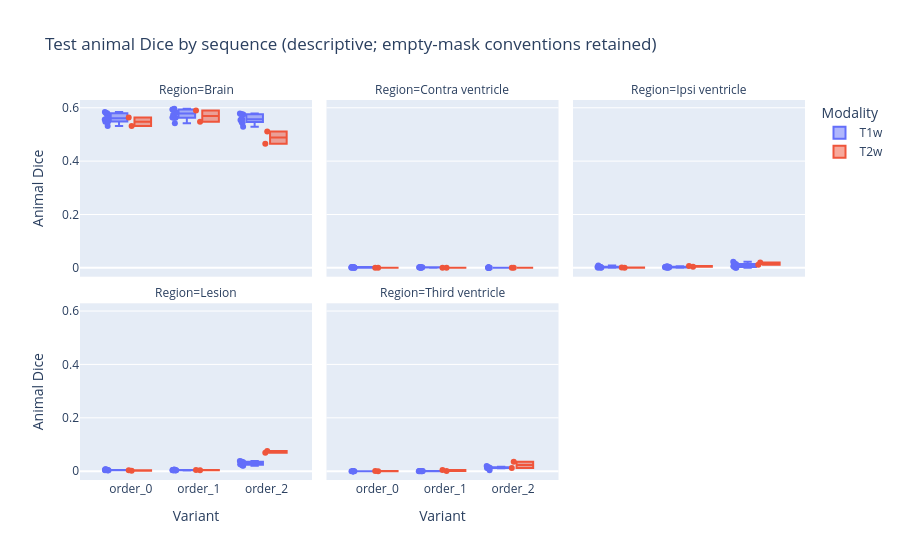

The notebook cell saved with this chart:
### Markdown cell above
## 6. Separate T1w/T2w and affected/unaffected scans

The tables below average scans within animals and keep seeds separate. They
show Dice by MRI sequence and whether target resampling actually occurred.
Inspect the individual points and counts: a pooled D1 average can dilute an
effect confined to anisotropic T2w inputs. Empty-reference Dice conventions
remain visible in the saved full-volume CSV, alongside boundary statuses.

### Code cell
if test_tables is not None:
    measurements = pd.read_csv(metric_file)
    audit_file = RESULTS_DIR / "resampling_audit.csv"
    if not audit_file.is_file():
        raise FileNotFoundError("Select the study's saved resampling_audit.csv for sequence-specific interpretation")
    saved_audit = pd.read_csv(audit_file)
    join_keys = ["Subject", "Scan", "Dataset"]
    audit_columns = [*join_keys, "ResamplingNeeded"]
    measurements = measurements.merge(saved_audit[audit_columns], on=join_keys, how="left", validate="many_to_one")
    if measurements["ResamplingNeeded"].isna().any():
        raise ValueError("Some measured scans are missing from the saved grid audit")

    test_dice = measurements.loc[measurements["DatasetRole"].eq("test") & measurements["Metric"].eq("Dice")].copy()
    grouping = ["Variant", "Seed", "Modality", "ResamplingNeeded", "Head", "Region"]
    animal_dice = test_dice.groupby([*grouping, "Subject"], dropna=False)["Value"].mean().reset_index()
    sequence_summary = animal_dice.groupby(grouping, dropna=False).agg(
        Animals=("Value", "count"), MeanDice=("Value", "mean"), SDDice=("Value", "std"),
    ).reset_index()
    display(sequence_summary)
    sequence_figure = px.box(
        animal_dice, x="Variant", y="Value", color="Modality", facet_col="Region",
        facet_col_wrap=3, points="all", hover_data=["Subject", "Seed", "ResamplingNeeded"],
        title="Test animal Dice by sequence (descriptive; empty-mask conventions retained)",
        labels={"Value": "Animal Dice"},
    )
    sequence_figure.show(renderer="vscode")

### Figure 1 — Plotly figure (JSON) as saved in the notebook; plotly's stock layout.template omitted (floating-point values rounded to 4 significant figures)
{"data": [{"alignmentgroup": "True", "boxpoints": "all", "customdata": [["D1/SUBJ_0001", 42, true], ["D1/SUBJ_0003", 42, true], ["D1/SUBJ_0025", 42, true], ["D1/SUBJ_0026", 42, true], ["D1/SUBJ_0029", 42, true], ["D1/SUBJ_0034", 42, true], ["D1/SUBJ_0038", 42, true], ["D1/SUBJ_0053", 42, true], ["D1/SUBJ_0072", 42, true], ["D1/SUBJ_0083", 42, true], ["D1/SUBJ_0001", 42, true], ["D1/SUBJ_0003", 42, true], ["D1/SUBJ_0025", 42, true], ["D1/SUBJ_0026", 42, true], ["D1/SUBJ_0029", 42, true], ["D1/SUBJ_0034", 42, true], ["D1/SUBJ_0038", 42, true], ["D1/SUBJ_0053", 42, true], ["D1/SUBJ_0072", 42, true], ["D1/SUBJ_0083", 42, true], ["D1/SUBJ_0001", 42, true], ["D1/SUBJ_0003", 42, true], ["D1/SUBJ_0025", 42, true], ["D1/SUBJ_0026", 42, true], ["D1/SUBJ_0029", 42, true], ["D1/SUBJ_0034", 42, true], ["D1/SUBJ_0038", 42, true], ["D1/SUBJ_0053", 42, true], ["D1/SUBJ_0072", 42, true], ["D1/SUBJ_0083", 42, true]], "hovertemplate": "Modality=T1w<br>Region=Brain<br>Variant=%{x}<br>Animal Dice=%{y}<br>Subject=%{customdata[0]}<br>Seed=%{customdata[1]}<br>ResamplingNeeded=%{customdata[2]}<extra></extra>", "legendgroup": "T1w", "marker": {"color": "#636efa"}, "name": "T1w", "notched": false, "offsetgroup": "T1w", "orientation": "v", "showlegend": true, "type": "box", "x": ["order_0", "order_0", "order_0", "order_0", "order_0", "order_0", "order_0", "order_0", "order_0", "order_0", "order_1", "order_1", "order_1", "order_1", "order_1", "order_1", "order_1", "order_1", "order_1", "order_1", "order_2", "order_2", "order_2", "order_2", "order_2", "order_2", "order_2", "order_2", "order_2", "order_2"], "x0": " ", "xaxis": "x4", "y": [0.5782, 0.5802, 0.5792, 0.5321, 0.5479, 0.5564, 0.5645, 0.5484, 0.5838, 0.5577, 0.5934, 0.5938, 0.5933, 0.5424, 0.5627, 0.5735, 0.5825, 0.5622, 0.5959, 0.5632, 0.577, 0.5761, 0.5745, 0.5286, 0.542, 0.5568, 0.5568, 0.5467, 0.578, 0.5546], "y0": " ", "yaxis": "y4"}, {"alignmentgroup": "True", "boxpoints": "all", "customdata": [["D1/SUBJ_0001", 42, true], ["D1/SUBJ_0003", 42, true], ["D1/SUBJ_0025", 42, true], ["D1/SUBJ_0026", 42, true], ["D1/SUBJ_0029", 42, true], ["D1/SUBJ_0034", 42, true], ["D1/SUBJ_0038", 42, true], ["D1/SUBJ_0053", 42, true], ["D1/SUBJ_0072", 42, true], ["D1/SUBJ_0083", 42, true], ["D1/SUBJ_0001", 42, true], ["D1/SUBJ_0003", 42, true], ["D1/SUBJ_0025", 42, true], ["D1/SUBJ_0026", 42, true], ["D1/SUBJ_0029", 42, true], ["D1/SUBJ_0034", 42, true], ["D1/SUBJ_0038", 42, true], ["D1/SUBJ_0053", 42, true], ["D1/SUBJ_0072", 42, true], ["D1/SUBJ_0083", 42, true], ["D1/SUBJ_0001", 42, true], ["D1/SUBJ_0003", 42, true], ["D1/SUBJ_0025", 42, true], ["D1/SUBJ_0026", 42, true], ["D1/SUBJ_0029", 42, true], ["D1/SUBJ_0034", 42, true], ["D1/SUBJ_0038", 42, true], ["D1/SUBJ_0053", 42, true], ["D1/SUBJ_0072", 42, true], ["D1/SUBJ_0083", 42, true]], "hovertemplate": "Modality=T1w<br>Region=Contra ventricle<br>Variant=%{x}<br>Animal Dice=%{y}<br>Subject=%{customdata[0]}<br>Seed=%{customdata[1]}<br>ResamplingNeeded=%{customdata[2]}<extra></extra>", "legendgroup": "T1w", "marker": {"color": "#636efa"}, "name": "T1w", "notched": false, "offsetgroup": "T1w", "orientation": "v", "showlegend": false, "type": "box", "x": ["order_0", "order_0", "order_0", "order_0", "order_0", "order_0", "order_0", "order_0", "order_0", "order_0", "order_1", "order_1", "order_1", "order_1", "order_1", "order_1", "order_1", "order_1", "order_1", "order_1", "order_2", "order_2", "order_2", "order_2", "order_2", "order_2", "order_2", "order_2", "order_2", "order_2"], "x0": " ", "xaxis": "x5", "y": [0.00138, 0.001147, 0.001067, 0.0008694, 0.001743, 0.003108, 0.000885, 0.00298, 0.0001508, 0.003012, 0.002162, 0.00147, 0.002479, 0.001168, 0.002236, 0.002076, 0.0027, 0.002226, 0.0008191, 0, 0, 0, 0, 0, 0, 0.002299, 0.002754, 0, 0, 0], "y0": " ", "yaxis": "y5"}, {"alignmentgroup": "True", "boxpoints": "all", "customdata": [["D1/SUBJ_0001", 42, true], ["D1/SUBJ_0003", 42, true], ["D1/SUBJ_0025", 42, true], ["D1/SUBJ_0026", 42, true], ["D1/SUBJ_0029", 42, true], ["D1/SUBJ_0034", 42, true], ["D1/SUBJ_0038", 42, true], ["D1/SUBJ_0053", 42, true], ["D1/SUBJ_0072", 42, true], ["D1/SUBJ_0083", 42, true], ["D1/SUBJ_0001", 42, true], ["D1/SUBJ_0003", 42, true], ["D1/SUBJ_0025", 42, true], ["D1/SUBJ_0026", 42, true], ["D1/SUBJ_0029", 42, true], ["D1/SUBJ_0034", 42, true], ["D1/SUBJ_0038", 42, true], ["D1/SUBJ_0053", 42, true], ["D1/SUBJ_0072", 42, true], ["D1/SUBJ_0083", 42, true], ["D1/SUBJ_0001", 42, true], ["D1/SUBJ_0003", 42, true], ["D1/SUBJ_0025", 42, true], ["D1/SUBJ_0026", 42, true], ["D1/SUBJ_0029", 42, true], ["D1/SUBJ_0034", 42, true], ["D1/SUBJ_0038", 42, true], ["D1/SUBJ_0053", 42, true], ["D1/SUBJ_0072", 42, true], ["D1/SUBJ_0083", 42, true]], "hovertemplate": "Modality=T1w<br>Region=Ipsi ventricle<br>Variant=%{x}<br>Animal Dice=%{y}<br>Subject=%{customdata[0]}<br>Seed=%{customdata[1]}<br>ResamplingNeeded=%{customdata[2]}<extra></extra>", "legendgroup": "T1w", "marker": {"color": "#636efa"}, "name": "T1w", "notched": false, "offsetgroup": "T1w", "orientation": "v", "showlegend": false, "type": "box", "x": ["order_0", "order_0", "order_0", "order_0", "order_0", "order_0", "order_0", "order_0", "order_0", "order_0", "order_1", "order_1", "order_1", "order_1", "order_1", "order_1", "order_1", "order_1", "order_1", "order_1", "order_2", "order_2", "order_2", "order_2", "order_2", "order_2", "order_2", "order_2", "order_2", "order_2"], "x0": " ", "xaxis": "x6", "y": [0.002908, 0.002918, 0.004121, 0.001281, 0.004637, 0.008713, 0.00308, 0.004646, 0, 0.0002413, 0.002201, 0.003525, 0.003946, 0.001706, 0.005925, 0.004098, 0.00293, 0.00402, 0, 0, 0.005804, 0.009032, 0.009494, 0.01921, 0.01471, 0.02326, 0.0133, 0.002784, 0, 0], "y0": " ", "yaxis": "y6"}, {"alignmentgroup": "True", "boxpoints": "all", "customdata": [["D1/SUBJ_0001", 42, true], ["D1/SUBJ_0003", 42, true], ["D1/SUBJ_0025", 42, true], ["D1/SUBJ_0026", 42, true], ["D1/SUBJ_0029", 42, true], ["D1/SUBJ_0034", 42, true], ["D1/SUBJ_0038", 42, true], ["D1/SUBJ_0053", 42, true], ["D1/SUBJ_0072", 42, true], ["D1/SUBJ_0083", 42, true], ["D1/SUBJ_0001", 42, true], ["D1/SUBJ_0003", 42, true], ["D1/SUBJ_0025", 42, true], ["D1/SUBJ_0026", 42, true], ["D1/SUBJ_0029", 42, true], ["D1/SUBJ_0034", 42, true], ["D1/SUBJ_0038", 42, true], ["D1/SUBJ_0053", 42, true], ["D1/SUBJ_0072", 42, true], ["D1/SUBJ_0083", 42, true], ["D1/SUBJ_0001", 42, true], ["D1/SUBJ_0003", 42, true], ["D1/SUBJ_0025", 42, true], ["D1/SUBJ_0026", 42, true], ["D1/SUBJ_0029", 42, true], ["D1/SUBJ_0034", 42, true], ["D1/SUBJ_0038", 42, true], ["D1/SUBJ_0053", 42, true], ["D1/SUBJ_0072", 42, true], ["D1/SUBJ_0083", 42, true]], "hovertemplate": "Modality=T1w<br>Region=Lesion<br>Variant=%{x}<br>Animal Dice=%{y}<br>Subject=%{customdata[0]}<br>Seed=%{customdata[1]}<br>ResamplingNeeded=%{customdata[2]}<extra></extra>", "legendgroup": "T1w", "marker": {"color": "#636efa"}, "name": "T1w", "notched": false, "offsetgroup": "T1w", "orientation": "v", "showlegend": false, "type": "box", "x": ["order_0", "order_0", "order_0", "order_0", "order_0", "order_0", "order_0", "order_0", "order_0", "order_0", "order_1", "order_1", "order_1", "order_1", "order_1", "order_1", "order_1", "order_1", "order_1", "order_1", "order_2", "order_2", "order_2", "order_2", "order_2", "order_2", "order_2", "order_2", "order_2", "order_2"], "x0": " ", "xaxis": "x", "y": [0.004389, 0.004163, 0.007148, 0.003828, 0.004515, 0.002322, 0.003195, 0.004254, 0.004263, 0.007, 0.003991, 0.003493, 0.005672, 0.003201, 0.003944, 0.0022, 0.003169, 0.003427, 0.003408, 0.005902, 0.03831, 0.02637, 0.03615, 0.03168, 0.02435, 0.02939, 0.03363, 0.02089, 0.02064, 0.03491], "y0": " ", "yaxis": "y"}, {"alignmentgroup": "True", "boxpoints": "all", "customdata": [["D1/SUBJ_0001", 42, true], ["D1/SUBJ_0003", 42, true], ["D1/SUBJ_0025", 42, true], ["D1/SUBJ_0026", 42, true], ["D1/SUBJ_0029", 42, true], ["D1/SUBJ_0034", 42, true], ["D1/SUBJ_0038", 42, true], ["D1/SUBJ_0053", 42, true], ["D1/SUBJ_0072", 42, true], ["D1/SUBJ_0083", 42, true], ["D1/SUBJ_0001", 42, true], ["D1/SUBJ_0003", 42, true], ["D1/SUBJ_0025", 42, true], ["D1/SUBJ_0026", 42, true], ["D1/SUBJ_0029", 42, true], ["D1/SUBJ_0034", 42, true], ["D1/SUBJ_0038", 42, true], ["D1/SUBJ_0053", 42, true], ["D1/SUBJ_0072", 42, true], ["D1/SUBJ_0083", 42, true], ["D1/SUBJ_0001", 42, true], ["D1/SUBJ_0003", 42, true], ["D1/SUBJ_0025", 42, true], ["D1/SUBJ_0026", 42, true], ["D1/SUBJ_0029", 42, true], ["D1/SUBJ_0034", 42, true], ["D1/SUBJ_0038", 42, true], ["D1/SUBJ_0053", 42, true], ["D1/SUBJ_0072", 42, true], ["D1/SUBJ_0083", 42, true]], "hovertemplate": "Modality=T1w<br>Region=Third ventricle<br>Variant=%{x}<br>Animal Dice=%{y}<br>Subject=%{customdata[0]}<br>Seed=%{customdata[1]}<br>ResamplingNeeded=%{customdata[2]}<extra></extra>", "legendgroup": "T1w", "marker": {"color": "#636efa"}, "name": "T1w", "notched": false, "offsetgroup": "T1w", "orientation": "v", "showlegend": false, "type": "box", "x": ["order_0", "order_0", "order_0", "order_0", "order_0", "order_0", "order_0", "order_0", "order_0", "order_0", "order_1", "order_1", "order_1", "order_1", "order_1", "order_1", "order_1", "order_1", "order_1", "order_1", "order_2", "order_2", "order_2", "order_2", "order_2", "order_2", "order_2", "order_2", "order_2", "order_2"], "x0": " ", "xaxis": "x2", "y": [0, 0, 0, 0, 0, 5.274e-05, 0, 0.0001465, 8.02e-05, 0, 4.788e-05, 0.0004941, 0.0004157, 0, 0, 0.0002128, 0, 0.0003835, 0.0002316, 0.0001704, 0.01214, 0.01205, 0.01466, 0.01225, 0.01243, 0.01105, 0.0127, 0.01651, 0.003868, 0.0194], "y0": " ", "yaxis": "y2"}, {"alignmentgroup": "True", "boxpoints": "all", "customdata": [["D1/SUBJ_0090", 42, true], ["D1/SUBJ_0092", 42, true], ["D1/SUBJ_0090", 42, true], ["D1/SUBJ_0092", 42, true], ["D1/SUBJ_0090", 42, true], ["D1/SUBJ_0092", 42, true]], "hovertemplate": "Modality=T2w<br>Region=Brain<br>Variant=%{x}<br>Animal Dice=%{y}<br>Subject=%{customdata[0]}<br>Seed=%{customdata[1]}<br>ResamplingNeeded=%{customdata[2]}<extra></extra>", "legendgroup": "T2w", "marker": {"color": "#EF553B"}, "name": "T2w", "notched": false, "offsetgroup": "T2w", "orientation": "v", "showlegend": true, "type": "box", "x": ["order_0", "order_0", "order_1", "order_1", "order_2", "order_2"], "x0": " ", "xaxis": "x4", "y": [0.5634, 0.5315, 0.59, 0.5478, 0.5112, 0.4653], "y0": " ", "yaxis": "y4"}, {"alignmentgroup": "True", "boxpoints": "all", "customdata": [["D1/SUBJ_0090", 42, true], ["D1/SUBJ_0092", 42, true], ["D1/SUBJ_0090", 42, true], ["D1/SUBJ_0092", 42, true], ["D1/SUBJ_0090", 42, true], ["D1/SUBJ_0092", 42, true]], "hovertemplate": "Modality=T2w<br>Region=Contra ventricle<br>Variant=%{x}<br>Animal Dice=%{y}<br>Subject=%{customdata[0]}<br>Seed=%{customdata[1]}<br>ResamplingNeeded=%{customdata[2]}<extra></extra>", "legendgroup": "T2w", "marker": {"color": "#EF553B"}, "name": "T2w", "notched": false, "offsetgroup": "T2w", "orientation": "v", "showlegend": false, "type": "box", "x": ["order_0", "order_0", "order_1", "order_1", "order_2", "order_2"], "x0": " ", "xaxis": "x5", "y": [0, 0.0008225, 7.413e-05, 0, 0, 0], "y0": " ", "yaxis": "y5"}, {"alignmentgroup": "True", "boxpoints": "all", "customdata": [["D1/SUBJ_0090", 42, true], ["D1/SUBJ_0092", 42, true], ["D1/SUBJ_0090", 42, true], ["D1/SUBJ_0092", 42, true], ["D1/SUBJ_0090", 42, true], ["D1/SUBJ_0092", 42, true]], "hovertemplate": "Modality=T2w<br>Region=Ipsi ventricle<br>Variant=%{x}<br>Animal Dice=%{y}<br>Subject=%{customdata[0]}<br>Seed=%{customdata[1]}<br>ResamplingNeeded=%{customdata[2]}<extra></extra>", "legendgroup": "T2w", "marker": {"color": "#EF553B"}, "name": "T2w", "notched": false, "offsetgroup": "T2w", "orientation": "v", "showlegend": false, "type": "box", "x": ["order_0", "order_0", "order_1", "order_1", "order_2", "order_2"], "x0": " ", "xaxis": "x6", "y": [0.001758, 0, 0.003728, 0.006912, 0.02056, 0.01125], "y0": " ", "yaxis": "y6"}, {"alignmentgroup": "True", "boxpoints": "all", "customdata": [["D1/SUBJ_0090", 42, true], ["D1/SUBJ_0092", 42, true], ["D1/SUBJ_0090", 42, true], ["D1/SUBJ_0092", 42, true], ["D1/SUBJ_0090", 42, true], ["D1/SUBJ_0092", 42, true]], "hovertemplate": "Modality=T2w<br>Region=Lesion<br>Variant=%{x}<br>Animal Dice=%{y}<br>Subject=%{customdata[0]}<br>Seed=%{customdata[1]}<br>ResamplingNeeded=%{customdata[2]}<extra></extra>", "legendgroup": "T2w", "marker": {"color": "#EF553B"}, "name": "T2w", "notched": false, "offsetgroup": "T2w", "orientation": "v", "showlegend": false, "type": "box", "x": ["order_0", "order_0", "order_1", "order_1", "order_2", "order_2"], "x0": " ", "xaxis": "x", "y": [0.003545, 0.001871, 0.004401, 0.002982, 0.07585, 0.06912], "y0": " ", "yaxis": "y"}, {"alignmentgroup": "True", "boxpoints": "all", "customdata": [["D1/SUBJ_0090", 42, true], ["D1/SUBJ_0092", 42, true], ["D1/SUBJ_0090", 42, true], ["D1/SUBJ_0092", 42, true], ["D1/SUBJ_0090", 42, true], ["D1/SUBJ_0092", 42, true]], "hovertemplate": "Modality=T2w<br>Region=Third ventricle<br>Variant=%{x}<br>Animal Dice=%{y}<br>Subject=%{customdata[0]}<br>Seed=%{customdata[1]}<br>ResamplingNeeded=%{customdata[2]}<extra></extra>", "legendgroup": "T2w", "marker": {"color": "#EF553B"}, "name": "T2w", "notched": false, "offsetgroup": "T2w", "orientation": "v", "showlegend": false, "type": "box", "x": ["order_0", "order_0", "order_1", "order_1", "order_2", "order_2"], "x0": " ", "xaxis": "x2", "y": [0.0009847, 5.128e-05, 0.004444, 0.000304, 0.03515, 0.01173], "y0": " ", "yaxis": "y2"}], "layout": {"annotations": [{"font": {}, "showarrow": false, "text": "Region=Lesion", "x": 0.16, "xanchor": "center", "xref": "paper", "y": 0.465, "yanchor": "bottom", "yref": "paper"}, {"font": {}, "showarrow": false, "text": "Region=Third ventricle", "x": 0.5, "xanchor": "center", "xref": "paper", "y": 0.465, "yanchor": "bottom", "yref": "paper"}, {"font": {}, "showarrow": false, "text": "Region=Brain", "x": 0.16, "xanchor": "center", "xref": "paper", "y": 1.0, "yanchor": "bottom", "yref": "paper"}, {"font": {}, "showarrow": false, "text": "Region=Contra ventricle", "x": 0.5, "xanchor": "center", "xref": "paper", "y": 1.0, "yanchor": "bottom", "yref": "paper"}, {"font": {}, "showarrow": false, "text": "Region=Ipsi ventricle", "x": 0.84, "xanchor": "center", "xref": "paper", "y": 1.0, "yanchor": "bottom", "yref": "paper"}], "boxmode": "group", "legend": {"title": {"text": "Modality"}, "tracegroupgap": 0}, "title": {"text": "Test animal Dice by sequence (descriptive; empty-mask conventions retained)"}, "xaxis": {"anchor": "y", "domain": [0, 0.32], "title": {"text": "Variant"}}, "xaxis2": {"anchor": "y2", "domain": [0.34, 0.66], "matches": "x", "title": {"text": "Variant"}}, "xaxis3": {"anchor": "y3", "domain": [0.68, 1.0], "matches": "x", "title": {"text": "Variant"}}, "xaxis4": {"anchor": "y4", "domain": [0, 0.32], "matches": "x", "showticklabels": false}, "xaxis5": {"anchor": "y5", "domain": [0.34, 0.66], "matches": "x", "showticklabels": false}, "xaxis6": {"anchor": "y6", "domain": [0.68, 1.0], "matches": "x", "showticklabels": false}, "yaxis": {"anchor": "x", "domain": [0, 0.465], "title": {"text": "Animal Dice"}}, "yaxis2": {"anchor": "x2", "domain": [0, 0.465], "matches": "y", "showticklabels": false}, "yaxis3": {"anchor": "x3", "domain": [0, 0.465], "matches": "y", "showticklabels": false}, "yaxis4": {"anchor": "x4", "domain": [0.535, 1.0], "matches": "y", "title": {"text": "Animal Dice"}}, "yaxis5": {"anchor": "x5", "domain": [0.535, 1.0], "matches": "y", "showticklabels": false}, "yaxis6": {"anchor": "x6", "domain": [0.535, 1.0], "matches": "y", "showticklabels": false}}}
